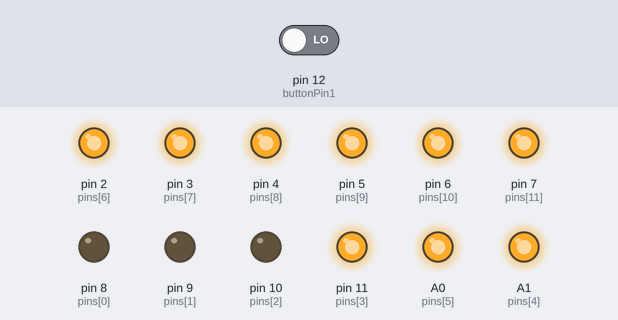
Bench run of a sketch on a simulated Arduino Uno, built with avr-gcc and run on an emulated ATmega328P. Parts: output pins drawn as LEDs (lit = HIGH). The test bench sets the inputs (shaded band); at power-on: pin 12 (buttonPin1) LOW.

Above: at 11.15 s.
11.2 s: pin 12 (buttonPin1) driven LOW
At 14.6 s:
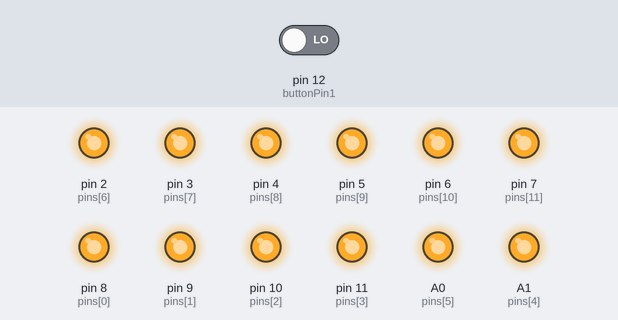
14.8 s: pin 12 (buttonPin1) driven HIGH
At 14.8 s:
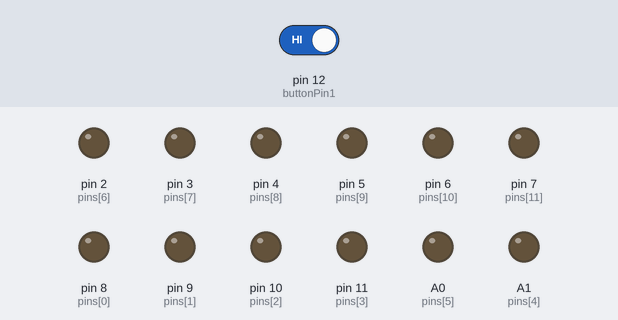
Timing chart, 0 to 28.1 s (numbered marks = the images above; inputs shaded):
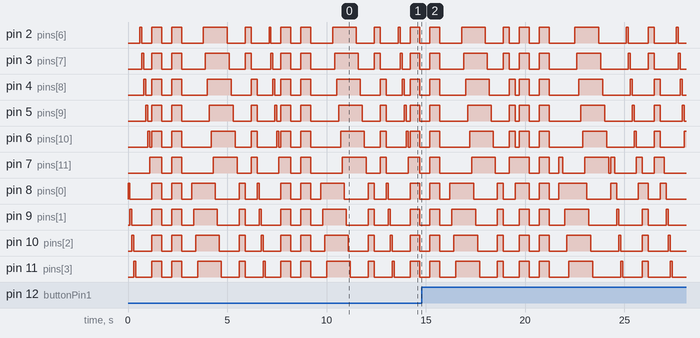

The sketch:

BoardTest.ino
```cpp
/*
Test animations for the 12 LED-Shields
Author: Dr. Blinken
*/

// available boards BOARD0-BOARD9, BOARDBK
#define BOARD2
#include "pins.h"

int numberleds = 12;
int buttonState1 = 0;    // variable for reading the pushbutton status
int buttonState2 = 0;
int programNumber = 0;  // variable to iterate through the programs
int programCount = 5;

void setup() {
    pinMode(buttonPin1,INPUT);
    pinMode(buttonPin2,INPUT);
    for (int i=0;i<numberleds;i++)
      pinMode(pins[i], OUTPUT);
}

void loop() {

  checkButton();
  switch(programNumber) {
    case 0:
      runner();
      blink();
      chase();
      rows();
      break;
    case 1:
      blink();
      break;
    case 2:
      chase();
      break;
    case 3:
      runner();
      break;
    case 4:
      rows();
      break;
  }

}
void checkButton(){
  buttonState1 = digitalRead(buttonPin1);
  buttonState2 = digitalRead(buttonPin2); // this is garbage if there is no second button
  if ((buttonState1 == ON) || (hasTwoButtons && (buttonState2 == ON))){
    programNumber = (programNumber+1) % programCount;
    buttonAck();
  }
}
void buttonAck(){

  digitalWrite(pins[0],ON);
  digitalWrite(pins[numberleds-1],ON);
  delay(200);

  digitalWrite(pins[0],OFF);
  digitalWrite(pins[numberleds-1],OFF);
}
void allOff(){
  for (int i=0;i<numberleds;i++)
    digitalWrite(pins[i],OFF);
}
void chase(){

  for (int i=0;i<numberleds;i++){
    digitalWrite(pins[i],ON);
    delay(100);
  }
   for (int i=0;i<numberleds;i++){
    digitalWrite(pins[i],OFF);
    delay(100);
  }
}
void blink(){
  for (int i=0;i<2;i++){
  for (int i=0;i<numberleds;i++)
    digitalWrite(pins[i],ON);
  delay(500);
  for (int i=0;i<numberleds;i++)
    digitalWrite(pins[i],OFF);
    delay(500);
  }
}
int ledbefore(int n){
  if (n == 0)
    return numberleds - 1;
  return n-1;
}
void runner(){
  allOff();
  for (int i=0;i<numberleds;i++){
    digitalWrite(pins[i],ON);
    digitalWrite(pins[ledbefore(i)],OFF);
    delay(100);
  }

}

void rows(){
  allOff();
  for (int i=0;i<3;i++){
    for (int j=0;j<4;j++){
       digitalWrite(pins[i*4+j],ON);
    }
    delay(300);
    for (int j=0;j<4;j++){
       digitalWrite(pins[i*4+j],OFF);
    }
  }
 }
```

pins.h
```cpp
#include <Arduino.h>

#if defined (BOARD1) || defined(BOARD5) || defined(BOARD7) || defined(BOARD9)
#define BOARD6
#endif

#ifdef BOARD0
#define ON LOW
#define OFF HIGH
#else
#define ON HIGH
#define OFF LOW
#endif

#if defined(BOARD0) || defined(BOARD6) || defined(BOARDBK)
const bool hasTwoButtons = true;
const int buttonPin1 = 12;
const int buttonPin2 = 13;
#elif defined(BOARD3)
const bool hasTwoButtons = false;
const int buttonPin1= 3;
const int buttonPin2 = buttonPin1;
#elif defined(BOARD4) || defined(BOARD8)
const bool hasTwoButtons = false;
const int buttonPin1= 12;
const int buttonPin2 = buttonPin1;
#endif

#if defined(BOARD0) || defined(BOARD6) || defined (BOARD8)
int pins[] = {
  8,9,10,11,A0,A1,2,3,4,5,6,7};
#elif defined(BOARDBK)
int pins[] = {
  8,9,10,11,A1,A0,4,5,2,3,6,7};
#elif defined(BOARD4)
int pins[] = {
  A0,A1,2,3,8,9,10,11,4,5,6,7};
#elif defined(BOARD3)
int pins[] = {
  8,9,12,A1,4,6,11,13,5,7,10,A0};
#endif

#ifdef BOARD2

const bool hasTwoButtons = false;
const int buttonPin1= 12;
const int buttonPin2 = buttonPin1;
int pins[] = {
  8,9,10,11,A1,A0,2,3,4,5,6,7};

#endif
```
